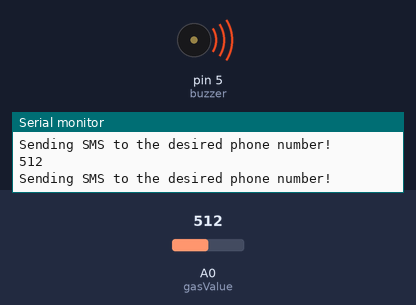
A sketch run on a simulated Arduino Mega 2560, built with avr-gcc and run on an emulated ATmega2560. On the bench: buzzer (waves = sounding), the last lines printed to the serial monitor. The inputs (shaded band) are chosen by the test bench; at power-on: A0 (gasValue) = 512. The modem accepts every AT command (registered, SIM ready, sends succeed) and sends nothing else.

Above: at 14.9 s.
15.0 s: A0 (gasValue) set to 217
21.2 s: A0 (gasValue) set to 188
27.4 s: A0 (gasValue) set to 210
At 35.6 s:
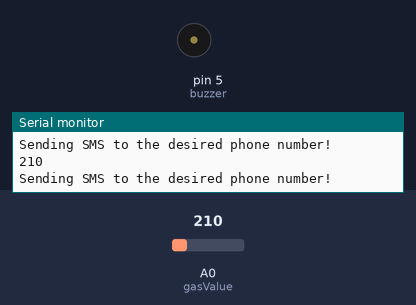
Timing chart, 0 to 44.5 s (numbered marks = the images above; inputs shaded):
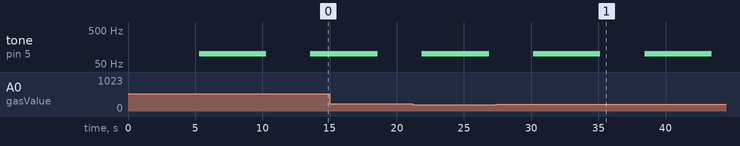

The sketch:

gas2.ino
```cpp
#include <SoftwareSerial.h>

SoftwareSerial gsmSerial(9, 10); //RX, TX

int buzzer = 5; //buzzer to arduino pin 9
int gasValue = A0; // smoke / gas sensor connected with analog pin A1 of the arduino / mega.
int data = 0;

void setup()
{
  randomSeed(analogRead(0));
  gsmSerial.begin(9600); // Setting the baud rate of GSM Module
  Serial.begin(9600); // Setting the baud rate of Serial Monitor (Arduino)
  pinMode(gasValue, INPUT);
  pinMode(buzzer, OUTPUT); // Set buzzer - pin 9 as an output
  delay(3000);
}

void loop()
{

  data = analogRead(gasValue);
  delay(500);
  Serial.println(data);

  if ( data > 200)
  {
    SendMessage();
    tone(buzzer, 100); // Sends sound signal...
    delay(5000);
    noTone(buzzer);     // Stop sound...
    delay(1000);        // ...for 1sec
  }
  else noTone(buzzer);     // Stop sound...
}

void SendMessage()
{
   gsmSerial.println("AT+CMGF=1\r");
   delay(500);

   Serial.println("Sending SMS to the desired phone number!");
   gsmSerial.println("AT+CMGS=\"+919748123480\"\r"); // Replace x with mobile number
   delay(500);

   gsmSerial.println("Excess Smoke/Gas Detected. Open the Window. \n\nIGNORE IF FALSE POSITIVE, Incoming messages will stop after the threshold value goes down.");    // SMS Text
   delay(100);


   /*
   gsmSerial.println("AT+CMGS=\"+918584027157\"\r"); // Replace x with mobile number
   delay(2000);
   gsmSerial.println("Possible Fire Outbreak Detected at **ADDRESS** ");    // SMS Text
   delay(200);
   */


   /*gsmSerial.print("https://www.google.com/maps/?q=");
   gsmSerial.print(gpslat, 6);
   gsmSerial.print(",");
   gsmSerial.print(gpslon, 6);
   gsmSerial.print("\n\nLatitude : ");
   gsmSerial.println(gpslat, 6);
    Serial.println(gpslat);
   gsmSerial.print("Longitude : ");
   gsmSerial.println(gpslon, 6);
   Serial.println(gpslon);
   gsmSerial.write(0x1A);
   delay(100);  */

         gsmSerial.println((char)26);               // ASCII code of CTRL+Z
         delay(500);

 }
```

Measured:
- after the input at 27.4 s, tone on pin 5 (buzzer): alternates 100 Hz for 5.0 s and silent for 3.3 s, starting after 2.8 s
